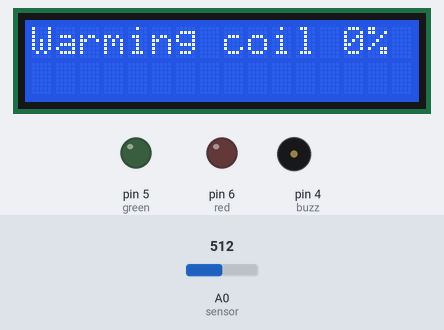
The sketch below on a simulated Arduino Uno, built with avr-gcc and run on an emulated ATmega328P. On the bench: 16×2 character LCD, output pins drawn as LEDs (lit = HIGH), buzzer (waves = sounding, pin HIGH). Inputs (shaded band) come from the test bench; at power-on: A0 (sensor) = 512. What the sketch prints to the serial monitor is not drawn.

Above: at 1.1 s.
At 6.4 s:
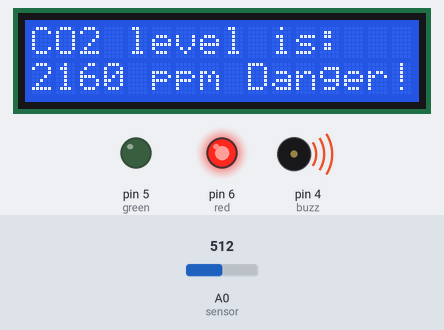
6.5 s: A0 (sensor) set to 350
At 6.66 s:
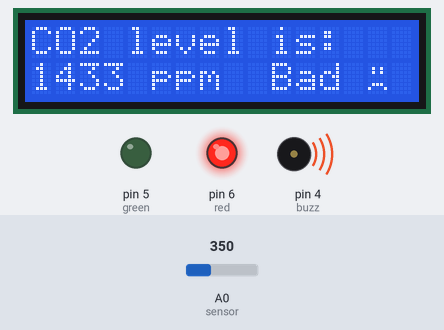
8.3 s: A0 (sensor) set to 336
At 8.5 s:
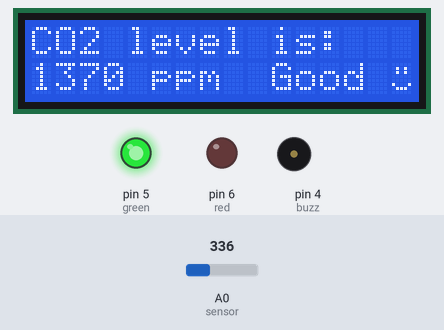
10.4 s: A0 (sensor) set to 360
At 10.65 s:
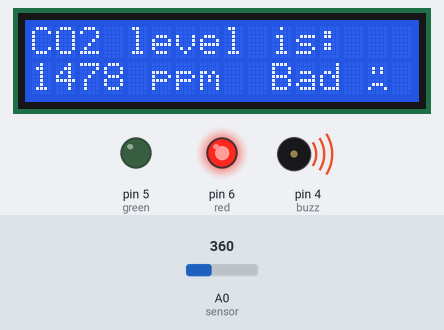
Timing chart, 0 to 13.4 s (numbered marks = the images above; inputs shaded):
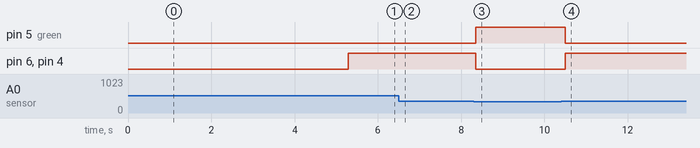

Measured:
- the behaviour switches between 343 and 342 on A0 (sensor) (found by bisection; images 2 and 3)
- after the input at 6.5 s, the display: first differs from a run without the input at once (image 2)
- after the input at 8.3 s, pin 5 (green): LOW → HIGH after 0.05 s; pin 6 (red), pin 4 (buzz): HIGH → LOW after 0.05 s; the display: first differs from a run without the input after 0.05 s (image 3)
- after the input at 10.4 s, pin 5 (green): HIGH → LOW after 0.10 s; pin 6 (red), pin 4 (buzz): LOW → HIGH after 0.10 s; the display: first differs from a run without the input after 0.10 s (image 4)
- what the display in image 0 shows lasts 0.7 s, from 1.1 s to 1.8 s

The sketch:

mq135_co2.ino
```cpp
#include <LiquidCrystal.h>
#include <time.h>
#define sensor A0
#define buzz 4
#define red 6
#define green 5

int gas, co2lvl;
// time_t t = time(NULL);
// char s[100];


LiquidCrystal lcd(12, 11, 10, 9, 8, 7);

byte smiley[8] = {
  0b00000,
  0b01010,
  0b01010,
  0b00000,
  0b00000,
  0b10001,
  0b01110,
  0b00000
};

byte sad[8] = {
  0b00000,
  0b01010,
  0b01010,
  0b00000,
  0b00000,
  0b01110,
  0b10001,
  0b00000
};


void setup() {

  //pinMode(pin, OUTPUT);

  pinMode(buzz, OUTPUT);
  pinMode(red, OUTPUT);
  pinMode(green, OUTPUT);
  pinMode(sensor, INPUT);
  Serial.begin(9600);

  lcd.begin(16, 2);
  lcd.setCursor (0, 0);
  lcd.print("                ");
  lcd.setCursor (0, 1);
  lcd.print("                ");
  lcd.setCursor (0, 0);
  lcd.print("  CO2 Meter   ");
  lcd.setCursor (0, 0);
  delay(1000);
  lcd.clear();
  lcd.print("Warming coil");

  for (int i = 0; i <= 5; i++)
  {
    lcd.setCursor(12, 0);
    if (i < 10) lcd.print(" ");
    lcd.print(i);
    lcd.print("%");
    delay(700);
  }
  lcd.createChar(0, smiley);
  lcd.createChar(1, sad);
}


void loop() {

  //  s = ctime(&t);
  gas = analogRead(sensor);
  co2lvl = gas - 120;
  co2lvl = map(co2lvl, 0, 1024, 400, 5000);
  // Serial.print(ctime(&t));
  // Serial.println(gas);
  // Serial.println(", ");
  Serial.println(co2lvl);
  lcd.setCursor (0, 0);
  lcd.print("CO2 level is:");
  lcd.setCursor(0, 1);
  lcd.print(co2lvl);
  // printf("%d",co2lvl);
  lcd.print(" ppm");

  if ((co2lvl >= 350) && (co2lvl <= 1400))
  {
    lcd.print("  Good ");
    lcd.write(byte(0));
    digitalWrite(buzz, LOW);
    digitalWrite(red, LOW);
    digitalWrite(green, HIGH);
  }

  else if ((co2lvl >= 1400) && (co2lvl <= 2000))
  {
    digitalWrite(buzz, HIGH);
    digitalWrite(red, HIGH);
    digitalWrite(green, LOW);
    lcd.print("  Bad ");
    lcd.write(byte(1));

  }
  else
  {
    lcd.print(" Danger!");
    digitalWrite(buzz, HIGH);
    digitalWrite(red, HIGH);
    digitalWrite(green, LOW);
  }
  delay(300);
  lcd.clear();
}
```
